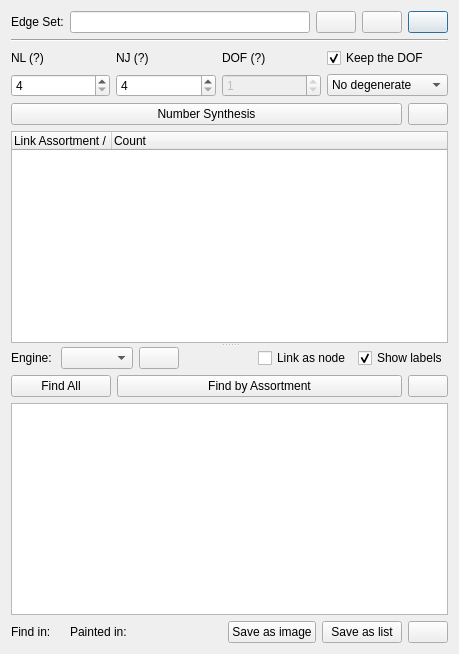
<?xml version="1.0" encoding="UTF-8"?>
<ui version="4.0">
 <class>Form</class>
 <widget class="QWidget" name="Form">
  <property name="geometry">
   <rect>
    <x>0</x>
    <y>0</y>
    <width>459</width>
    <height>654</height>
   </rect>
  </property>
  <property name="windowTitle">
   <string>Form</string>
  </property>
  <property name="windowIcon">
   <iconset resource="../../icons.qrc">
    <normaloff>:/icons/number.png</normaloff>:/icons/number.png</iconset>
  </property>
  <layout class="QVBoxLayout" name="verticalLayout">
   <item>
    <layout class="QHBoxLayout" name="horizontalLayout_4">
     <item>
      <widget class="QLabel" name="edges_label">
       <property name="text">
        <string>Edge Set:</string>
       </property>
      </widget>
     </item>
     <item>
      <widget class="QLineEdit" name="edges_text">
       <property name="readOnly">
        <bool>true</bool>
       </property>
      </widget>
     </item>
     <item>
      <widget class="QPushButton" name="expr_copy">
       <property name="statusTip">
        <string>Copy expression.</string>
       </property>
       <property name="icon">
        <iconset resource="../../icons.qrc">
         <normaloff>:/icons/copy.png</normaloff>:/icons/copy.png</iconset>
       </property>
      </widget>
     </item>
     <item>
      <widget class="QPushButton" name="expr_add_collection">
       <property name="statusTip">
        <string>Add to collection.</string>
       </property>
       <property name="text">
        <string/>
       </property>
       <property name="icon">
        <iconset resource="../../icons.qrc">
         <normaloff>:/icons/collections.png</normaloff>:/icons/collections.png</iconset>
       </property>
      </widget>
     </item>
     <item>
      <widget class="QPushButton" name="from_mechanism_button">
       <property name="statusTip">
        <string>Analyze current mechanism from canvas.</string>
       </property>
       <property name="icon">
        <iconset resource="../../icons.qrc">
         <normaloff>:/icons/merge_from.png</normaloff>:/icons/merge_from.png</iconset>
       </property>
       <property name="autoDefault">
        <bool>true</bool>
       </property>
       <property name="default">
        <bool>true</bool>
       </property>
      </widget>
     </item>
    </layout>
   </item>
   <item>
    <widget class="Line" name="line">
     <property name="orientation">
      <enum>Qt::Horizontal</enum>
     </property>
    </widget>
   </item>
   <item>
    <widget class="QSplitter" name="main_splitter">
     <property name="orientation">
      <enum>Qt::Vertical</enum>
     </property>
     <widget class="QWidget" name="verticalLayoutWidget">
      <layout class="QVBoxLayout" name="verticalLayout_2">
       <item>
        <layout class="QGridLayout" name="gridLayout">
         <item row="0" column="1">
          <widget class="QLabel" name="nj_label">
           <property name="toolTip">
            <string>Number of joints</string>
           </property>
           <property name="text">
            <string>NJ (?)</string>
           </property>
          </widget>
         </item>
         <item row="0" column="0">
          <widget class="QLabel" name="nl_label">
           <property name="toolTip">
            <string>Number of links</string>
           </property>
           <property name="text">
            <string>NL (?)</string>
           </property>
          </widget>
         </item>
         <item row="2" column="0">
          <widget class="QSpinBox" name="nl_input">
           <property name="minimum">
            <number>4</number>
           </property>
          </widget>
         </item>
         <item row="2" column="1">
          <widget class="QSpinBox" name="nj_input">
           <property name="minimum">
            <number>4</number>
           </property>
          </widget>
         </item>
         <item row="0" column="2">
          <widget class="QLabel" name="dof_label">
           <property name="toolTip">
            <string>Degree of freedom</string>
           </property>
           <property name="text">
            <string>DOF (?)</string>
           </property>
          </widget>
         </item>
         <item row="2" column="2">
          <widget class="QSpinBox" name="dof">
           <property name="enabled">
            <bool>false</bool>
           </property>
           <property name="minimum">
            <number>-99</number>
           </property>
           <property name="value">
            <number>1</number>
           </property>
          </widget>
         </item>
         <item row="0" column="3">
          <widget class="QCheckBox" name="keep_dof">
           <property name="statusTip">
            <string>Keep the degrees of freedom when adjusting numbers.</string>
           </property>
           <property name="text">
            <string>Keep the DOF</string>
           </property>
           <property name="checked">
            <bool>true</bool>
           </property>
          </widget>
         </item>
         <item row="2" column="3">
          <widget class="QComboBox" name="graph_degenerate">
           <property name="sizePolicy">
            <sizepolicy hsizetype="Minimum" vsizetype="Fixed">
             <horstretch>0</horstretch>
             <verstretch>0</verstretch>
            </sizepolicy>
           </property>
           <property name="currentIndex">
            <number>1</number>
           </property>
           <item>
            <property name="text">
             <string>Only degenerate</string>
            </property>
           </item>
           <item>
            <property name="text">
             <string>No degenerate</string>
            </property>
           </item>
           <item>
            <property name="text">
             <string>All</string>
            </property>
           </item>
          </widget>
         </item>
        </layout>
       </item>
       <item>
        <layout class="QHBoxLayout" name="horizontalLayout_2">
         <item>
          <widget class="QPushButton" name="number_synthesis_button">
           <property name="statusTip">
            <string>Find the possible number of different joints.</string>
           </property>
           <property name="text">
            <string>Number Synthesis</string>
           </property>
           <property name="autoDefault">
            <bool>true</bool>
           </property>
          </widget>
         </item>
         <item>
          <widget class="QPushButton" name="assortment_clear_button">
           <property name="sizePolicy">
            <sizepolicy hsizetype="Fixed" vsizetype="Fixed">
             <horstretch>0</horstretch>
             <verstretch>0</verstretch>
            </sizepolicy>
           </property>
           <property name="icon">
            <iconset resource="../../icons.qrc">
             <normaloff>:/icons/clean.png</normaloff>:/icons/clean.png</iconset>
           </property>
          </widget>
         </item>
        </layout>
       </item>
       <item>
        <widget class="QTreeWidget" name="link_assortment_list">
         <property name="editTriggers">
          <set>QAbstractItemView::NoEditTriggers</set>
         </property>
         <property name="indentation">
          <number>10</number>
         </property>
         <column>
          <property name="text">
           <string>Link Assortment / Contracted Link Assortment</string>
          </property>
         </column>
         <column>
          <property name="text">
           <string>Count</string>
          </property>
         </column>
        </widget>
       </item>
      </layout>
     </widget>
     <widget class="QWidget" name="verticalLayoutWidget_2">
      <layout class="QVBoxLayout" name="verticalLayout_3">
       <item>
        <layout class="QHBoxLayout" name="horizontalLayout_7"/>
       </item>
       <item>
        <layout class="QHBoxLayout" name="horizontalLayout">
         <item>
          <widget class="QLabel" name="graph_engine_text">
           <property name="text">
            <string>Engine: </string>
           </property>
          </widget>
         </item>
         <item>
          <widget class="QComboBox" name="graph_engine">
           <property name="statusTip">
            <string>Layout engine from NetworkX.</string>
           </property>
           <property name="currentIndex">
            <number>-1</number>
           </property>
          </widget>
         </item>
         <item>
          <widget class="QPushButton" name="reload_atlas">
           <property name="toolTip">
            <string>Re-layout</string>
           </property>
           <property name="text">
            <string/>
           </property>
           <property name="icon">
            <iconset resource="../../icons.qrc">
             <normaloff>:/icons/data_update.png</normaloff>:/icons/data_update.png</iconset>
           </property>
          </widget>
         </item>
         <item>
          <spacer name="horizontalSpacer">
           <property name="orientation">
            <enum>Qt::Horizontal</enum>
           </property>
           <property name="sizeHint" stdset="0">
            <size>
             <width>40</width>
             <height>20</height>
            </size>
           </property>
          </spacer>
         </item>
         <item>
          <widget class="QCheckBox" name="graph_link_as_node">
           <property name="statusTip">
            <string>Show the edges as nodes.</string>
           </property>
           <property name="text">
            <string>Link as node</string>
           </property>
          </widget>
         </item>
         <item>
          <widget class="QCheckBox" name="graph_show_label">
           <property name="text">
            <string>Show labels</string>
           </property>
           <property name="checked">
            <bool>true</bool>
           </property>
          </widget>
         </item>
        </layout>
       </item>
       <item>
        <layout class="QHBoxLayout" name="horizontalLayout_5">
         <item>
          <widget class="QPushButton" name="structure_synthesis_all_button">
           <property name="maximumSize">
            <size>
             <width>100</width>
             <height>16777215</height>
            </size>
           </property>
           <property name="statusTip">
            <string>Find the structure of mechanism from all numbers.</string>
           </property>
           <property name="text">
            <string>Find All</string>
           </property>
           <property name="autoDefault">
            <bool>true</bool>
           </property>
          </widget>
         </item>
         <item>
          <widget class="QPushButton" name="structure_synthesis_button">
           <property name="text">
            <string>Find by Assortment</string>
           </property>
          </widget>
         </item>
         <item>
          <widget class="QPushButton" name="structure_list_clear_button">
           <property name="sizePolicy">
            <sizepolicy hsizetype="Fixed" vsizetype="Fixed">
             <horstretch>0</horstretch>
             <verstretch>0</verstretch>
            </sizepolicy>
           </property>
           <property name="icon">
            <iconset resource="../../icons.qrc">
             <normaloff>:/icons/clean.png</normaloff>:/icons/clean.png</iconset>
           </property>
          </widget>
         </item>
        </layout>
       </item>
       <item>
        <widget class="QListWidget" name="structure_list">
         <property name="contextMenuPolicy">
          <enum>Qt::CustomContextMenu</enum>
         </property>
         <property name="iconSize">
          <size>
           <width>200</width>
           <height>200</height>
          </size>
         </property>
         <property name="resizeMode">
          <enum>QListView::Adjust</enum>
         </property>
         <property name="spacing">
          <number>3</number>
         </property>
         <property name="viewMode">
          <enum>QListView::IconMode</enum>
         </property>
         <property name="uniformItemSizes">
          <bool>true</bool>
         </property>
        </widget>
       </item>
       <item>
        <layout class="QHBoxLayout" name="horizontalLayout_6">
         <item>
          <widget class="QLabel" name="time_title_label">
           <property name="text">
            <string>Find in:</string>
           </property>
          </widget>
         </item>
         <item>
          <widget class="QLabel" name="time_label"/>
         </item>
         <item>
          <widget class="QLabel" name="paint_time_title_label">
           <property name="text">
            <string>Painted in:</string>
           </property>
          </widget>
         </item>
         <item>
          <widget class="QLabel" name="paint_time_label"/>
         </item>
         <item>
          <spacer name="horizontalSpacer_2">
           <property name="orientation">
            <enum>Qt::Horizontal</enum>
           </property>
           <property name="sizeHint" stdset="0">
            <size>
             <width>40</width>
             <height>20</height>
            </size>
           </property>
          </spacer>
         </item>
         <item>
          <widget class="QPushButton" name="save_atlas">
           <property name="statusTip">
            <string>Save the atlas to image file.</string>
           </property>
           <property name="text">
            <string>Save as image</string>
           </property>
           <property name="icon">
            <iconset resource="../../icons.qrc">
             <normaloff>:/icons/picture.png</normaloff>:/icons/picture.png</iconset>
           </property>
          </widget>
         </item>
         <item>
          <widget class="QPushButton" name="save_edges">
           <property name="statusTip">
            <string>Save the edges of atlas to text file.</string>
           </property>
           <property name="text">
            <string>Save as list</string>
           </property>
           <property name="icon">
            <iconset resource="../../icons.qrc">
             <normaloff>:/icons/save_file.png</normaloff>:/icons/save_file.png</iconset>
           </property>
          </widget>
         </item>
         <item>
          <widget class="QPushButton" name="edges2atlas_button">
           <property name="statusTip">
            <string>Load the edges data from text file, then save them to image files.</string>
           </property>
           <property name="icon">
            <iconset resource="../../icons.qrc">
             <normaloff>:/icons/edges_to_atlas.png</normaloff>:/icons/edges_to_atlas.png</iconset>
           </property>
           <property name="iconSize">
            <size>
             <width>40</width>
             <height>16</height>
            </size>
           </property>
          </widget>
         </item>
        </layout>
       </item>
      </layout>
     </widget>
    </widget>
   </item>
  </layout>
 </widget>
 <resources>
  <include location="../../icons.qrc"/>
 </resources>
 <connections/>
</ui>
